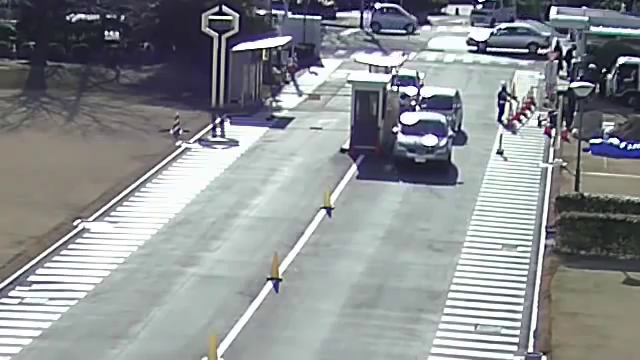
#> input picture frame 73 of images/video.mp4, 640 x 360 px
$ python camshift_tracking.py
#> lines starting #> are read from the running program, lines starting #| are printed output that depends on the picture; after the words box and inside, x2 and y2 are one past the last pixel; in counts of white or black regions, pixels touching at a corner belong together
# -*- coding: utf-8 -*-
"""
Created on Sat Nov  7 20:13:15 2020

@author: ag
"""
import numpy as np
import cv2

cap = cv2.VideoCapture('images/video.mp4')

# take first frame of the video
ret,frame = cap.read()
#> frame is the input picture: shape (360, 640, 3); mean B, G, R 145.8, 143, 139.3

# setup initial location of window
r,h,c,w = 60,70,400,35  # simply hardcoded the values

#tracking_window_size
track_window = (c,r,w,h)

# set up the ROI for tracking
roi = frame[r:r+h, c:c+w]
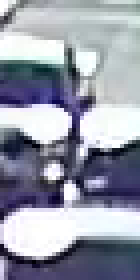
#> roi: shape (70, 35, 3) (shown 4 times larger); mean B, G, R 167.7, 153.2, 149.3

hsv_roi =  cv2.cvtColor(frame, cv2.COLOR_BGR2HSV)
#> hsv_roi: shape (360, 640, 3); mean H, S, V 85.5, 31.8, 149.3

mask = cv2.inRange(hsv_roi, np.array((0., 60.,32.)), np.array((180.,255.,255.)))
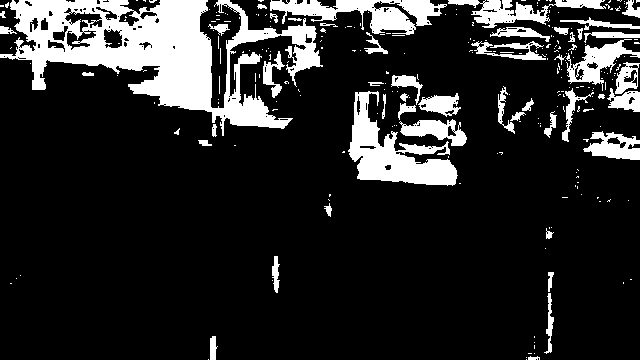
#> mask: shape (360, 640); 16% white; 259 white regions (207 under 20 px), largest, box (x1, y1, x2, y2) and area: (0, 0, 323, 136) 17381, (348, 91, 458, 186) 4377, (270, 0, 447, 35) 2911

roi_hist = cv2.calcHist([hsv_roi],[0],mask,[180],[0,180])
#> roi_hist = 180 values, max 7376 at index 125, min 0 at index 0, mean 205.3

#
cv2.normalize(roi_hist,roi_hist,0,255,cv2.NORM_MINMAX)

# Setup the termination criteria, either 10 iteration or move by atleast 1 pt
#TERM_CRITERIA_EPS  - Stop the proessing if specified accuracy is achieved
#TERM_CRITERIA_COUNt - Maximum no of iterations
term_crit = ( cv2.TERM_CRITERIA_EPS | cv2.TERM_CRITERIA_COUNT, 10, 1 )

while(1):
    ret ,frame = cap.read()
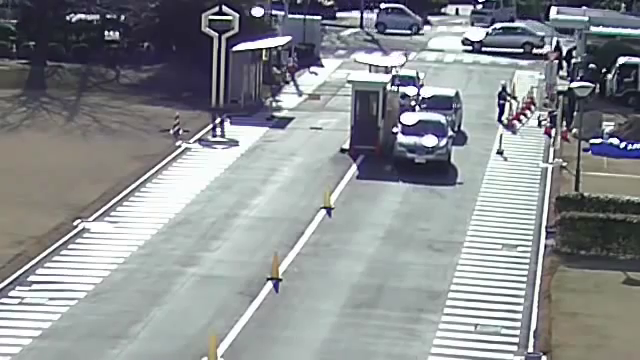
#> input picture frame 74 of images/video.mp4, 640 x 360 px
#> frame is the input picture: shape (360, 640, 3); mean B, G, R 145.8, 143.1, 139.4

    if ret == True:
        hsv = cv2.cvtColor(frame, cv2.COLOR_BGR2HSV)
#> hsv: shape (360, 640, 3); mean H, S, V 85.6, 31.9, 149.4

        #Parameters - Target_Image, channels, Histogram RoI, Range of Color, Scale factor.
        dst = cv2.calcBackProject([hsv],[0],roi_hist,[0,180],1)
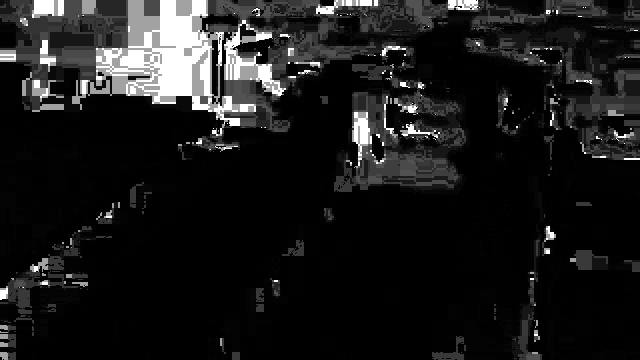
#> dst: shape (360, 640); min 0, max 255, mean 26.7

        # apply meanshift to get the new location
        ret, track_window = cv2.CamShift(dst, track_window, term_crit)
#> ret = ((408.5, 116.5), (59.27, 89.87), 173.8); track_window = (378, 71, 61, 91)

        # Draw it on image
        pts = cv2.boxPoints(ret)
#> pts = [[433.1, 68.64], [442.8, 158], [383.9, 164.4], [374.2, 75.01]]
        pts = np.int0(pts)
#> pts = [[433, 68], [442, 157], [383, 164], [374, 75]]
        img2 = cv2.polylines(frame,[pts],True, 255,2)
        cv2.imshow('img2',img2)

        k = cv2.waitKey(60) & 0xff
#> (key Esc is pressed here)
        if k == 27:
            break
        else:
            cv2.imwrite(chr(k)+".jpg",img2)

    else:
        break

cv2.destroyAllWindows()
cap.release()

$ run again, starting later in the video
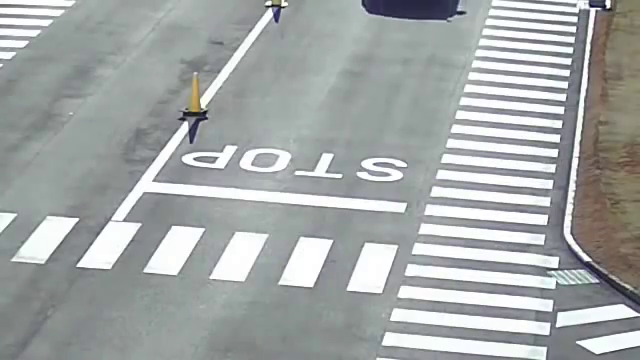
#> input picture frame 331 of images/video.mp4, 640 x 360 px
#> frame is the input picture: shape (360, 640, 3); mean B, G, R 166.4, 167, 162.8
#> hsv_roi: shape (360, 640, 3); mean H, S, V 85.3, 14.7, 169.3
#> `mask = cv2.inRange(hsv_roi, np.array((0., 60.,32.)), np.array((180.,25..`:
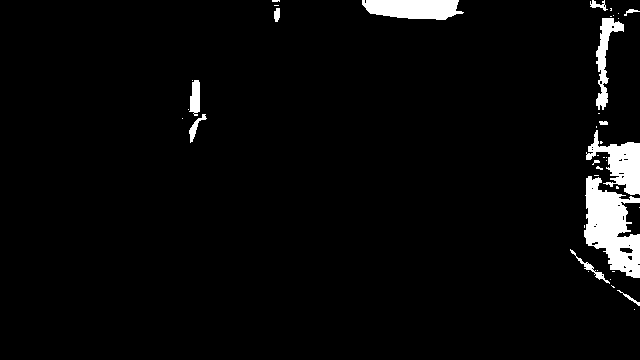
#> mask: shape (360, 640); 3.7% white; 41 white regions (28 under 20 px), largest, box (x1, y1, x2, y2) and area: (584, 176, 640, 278) 3341, (362, 0, 464, 20) 1623, (586, 130, 640, 195) 1621
#> roi_hist = 180 values, max 1038 at index 13, min 0 at index 0, mean 47.26
#> hsv: shape (360, 640, 3); mean H, S, V 85.3, 14.8, 169.2
#> `dst = cv2.calcBackProject([hsv],[0],roi_hist,[0,180],1)`:
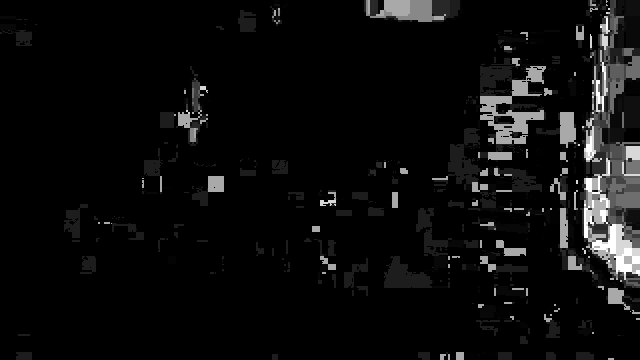
#> dst: shape (360, 640); min 0, max 255, mean 12.9
#> ret = ((0, 0), (0, 0), 0); track_window = (390, 50, 55, 90)
#> pts = [[0, 0], [0, 0], [0, 0], [0, 0]]

$ run again, starting later in the video
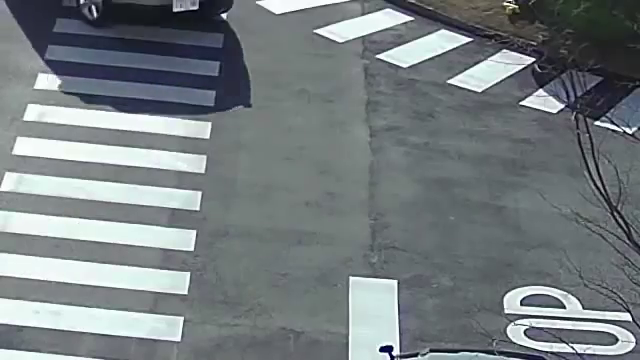
#> input picture frame 589 of images/video.mp4, 640 x 360 px
#> frame is the input picture: shape (360, 640, 3); mean B, G, R 128.5, 125.6, 118.3
#> hsv_roi: shape (360, 640, 3); mean H, S, V 94.7, 27.4, 129.4
#> `mask = cv2.inRange(hsv_roi, np.array((0., 60.,32.)), np.array((180.,25..`:
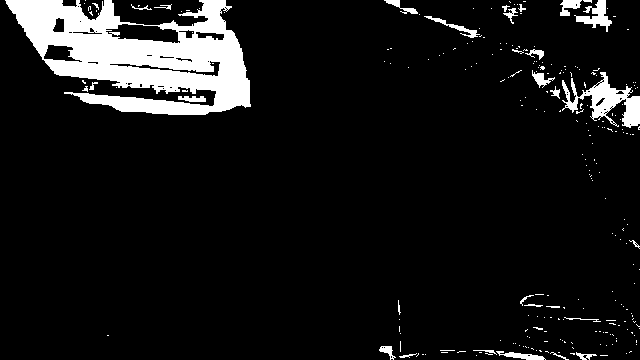
#> mask: shape (360, 640); 8.8% white; 252 white regions (223 under 20 px), largest, box (x1, y1, x2, y2) and area: (5, 0, 251, 115) 15504, (562, 72, 640, 128) 1679, (574, 0, 612, 32) 496
#> roi_hist = 180 values, max 4274 at index 113, min 0 at index 0, mean 112.5
#> hsv: shape (360, 640, 3); mean H, S, V 94.8, 27.3, 129.5
#> `dst = cv2.calcBackProject([hsv],[0],roi_hist,[0,180],1)`:
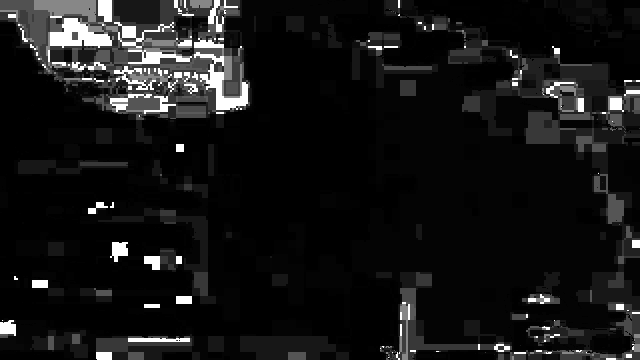
#> dst: shape (360, 640); min 0, max 255, mean 21.6
#> ret = ((391, 58.5), (53.68, 88.16), 157.4); track_window = (365, 17, 52, 83)
#> `pts = cv2.boxPoints(ret)`: pts = [[398.8, 7.49], [432.7, 88.86], [383.2, 109.5], [349.3, 28.14]]
#> `pts = np.int0(pts)`: pts = [[398, 7], [432, 88], [383, 109], [349, 28]]
